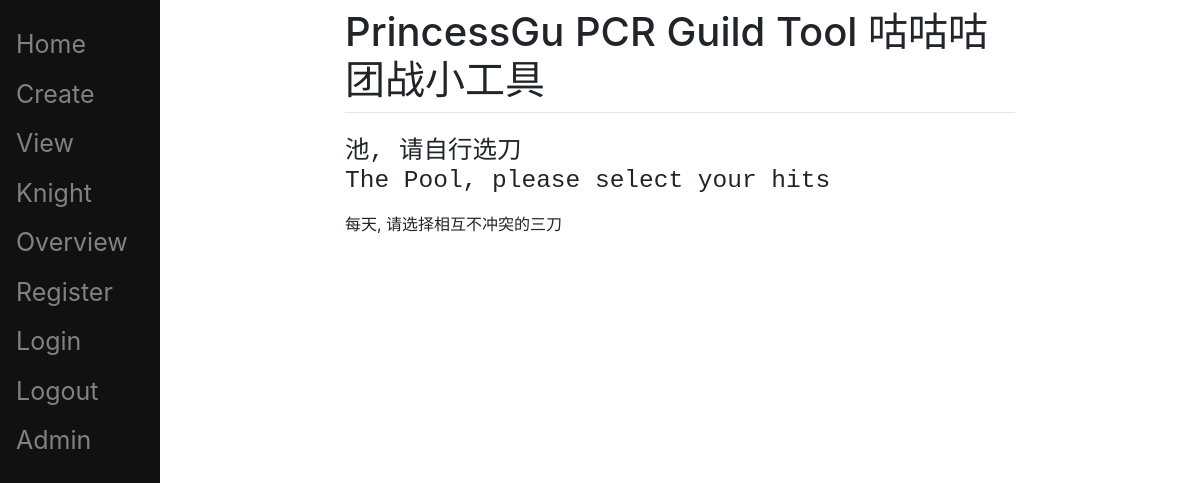
The app's page /view/ (signed in), older data.
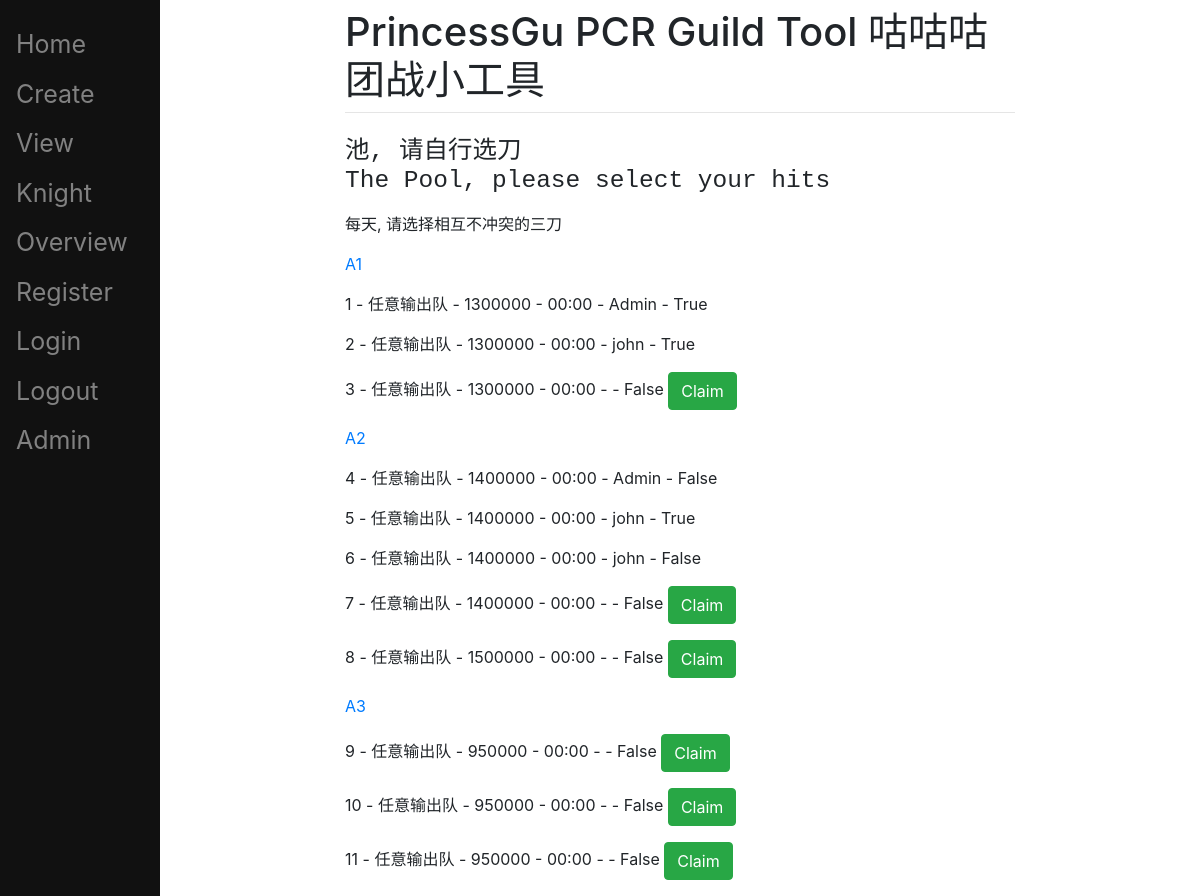
The same page, newer data.
### main/models.py (models this page shows, shortened)
class ToDoList(models.Model):
    user = models.ForeignKey(User, on_delete=models.CASCADE, related_name="todolist", null=True)
    name = models.CharField(max_length=200)
    required_dmg = models.IntegerField()
    hp = models.IntegerField()
    hp_current = models.IntegerField()

class Item(models.Model):
    todolist = models.ForeignKey(ToDoList, on_delete=models.CASCADE)
    text = models.CharField(max_length=200)
    owner = models.CharField(max_length=200)
    dmg = models.IntegerField()
    time = models.CharField(max_length=200)
    actualDmg = models.IntegerField()
    complete = models.BooleanField()

### main/views.py (the view)
# urls.py: path("view/", views.view, name="view"),
def view(response):
    if str(response.user) != "AnonymousUser":
        all_list = ToDoList.objects.all()
        if response.method == "POST":
            item = Item.objects.get(id=response.POST.get('claim'))
            item.owner = str(response.user)
            item.save()
        return render(response, "main/view.html", {"all_list": all_list})
    return render(response, "main/view.html")

### main/templates/main/view.html (shortened to what this page needs)
{% extends 'main/base.html' %}
{% block content %}
<h3>
<pre>
池, 请自行选刀
The Pool, please select your hits
</pre>
</h3>
<p>每天, 请选择相互不冲突的三刀</p>
<form method="POST" action="/view/">
    {% for td in all_list %}
        <p><a href="/{{td.id}}">{{td.name}}</a></p>
        {% for i in td.item_set.all %}
            <p>
                {{i.id}} - {{i.text}} - {{i.dmg}} - {{i.time}} - {{i.owner}} - {{i.complete}}
                {% if not i.owner%}
                    <button type="submit", name="claim", value={{i.id}} class="btn btn-success">Claim</button>
                {% endif %}
            </p>
        {% endfor %}
    {% endfor %}
</form>
{% endblock %}

Row changes from the older to the newer data that the page shows:
added ToDoList: name "A1"
added Item: id "1", text "任意输出队", dmg "1300000", time "00:00", owner "Admin", complete "True", shown under "A1"
added Item: id "2", text "任意输出队", dmg "1300000", time "00:00", owner "john", complete "True", shown under "A1"
added Item: id "3", text "任意输出队", dmg "1300000", time "00:00", complete "False", shown under "A1"
added ToDoList: name "A2"
added Item: id "4", text "任意输出队", dmg "1400000", time "00:00", owner "Admin", complete "False", shown under "A2"
added Item: id "5", text "任意输出队", dmg "1400000", time "00:00", owner "john", complete "True", shown under "A2"
added Item: id "6", text "任意输出队", dmg "1400000", time "00:00", owner "john", complete "False", shown under "A2"
added Item: id "7", text "任意输出队", dmg "1400000", time "00:00", complete "False", shown under "A2"
added Item: id "8", text "任意输出队", dmg "1500000", time "00:00", complete "False", shown under "A2"
added ToDoList: name "A3"
added Item: id "9", text "任意输出队", dmg "950000", time "00:00", complete "False", shown under "A3"
added Item: id "10", text "任意输出队", dmg "950000", time "00:00", complete "False", shown under "A3"
added Item: id "11", text "任意输出队", dmg "950000", time "00:00", complete "False", shown under "A3"
